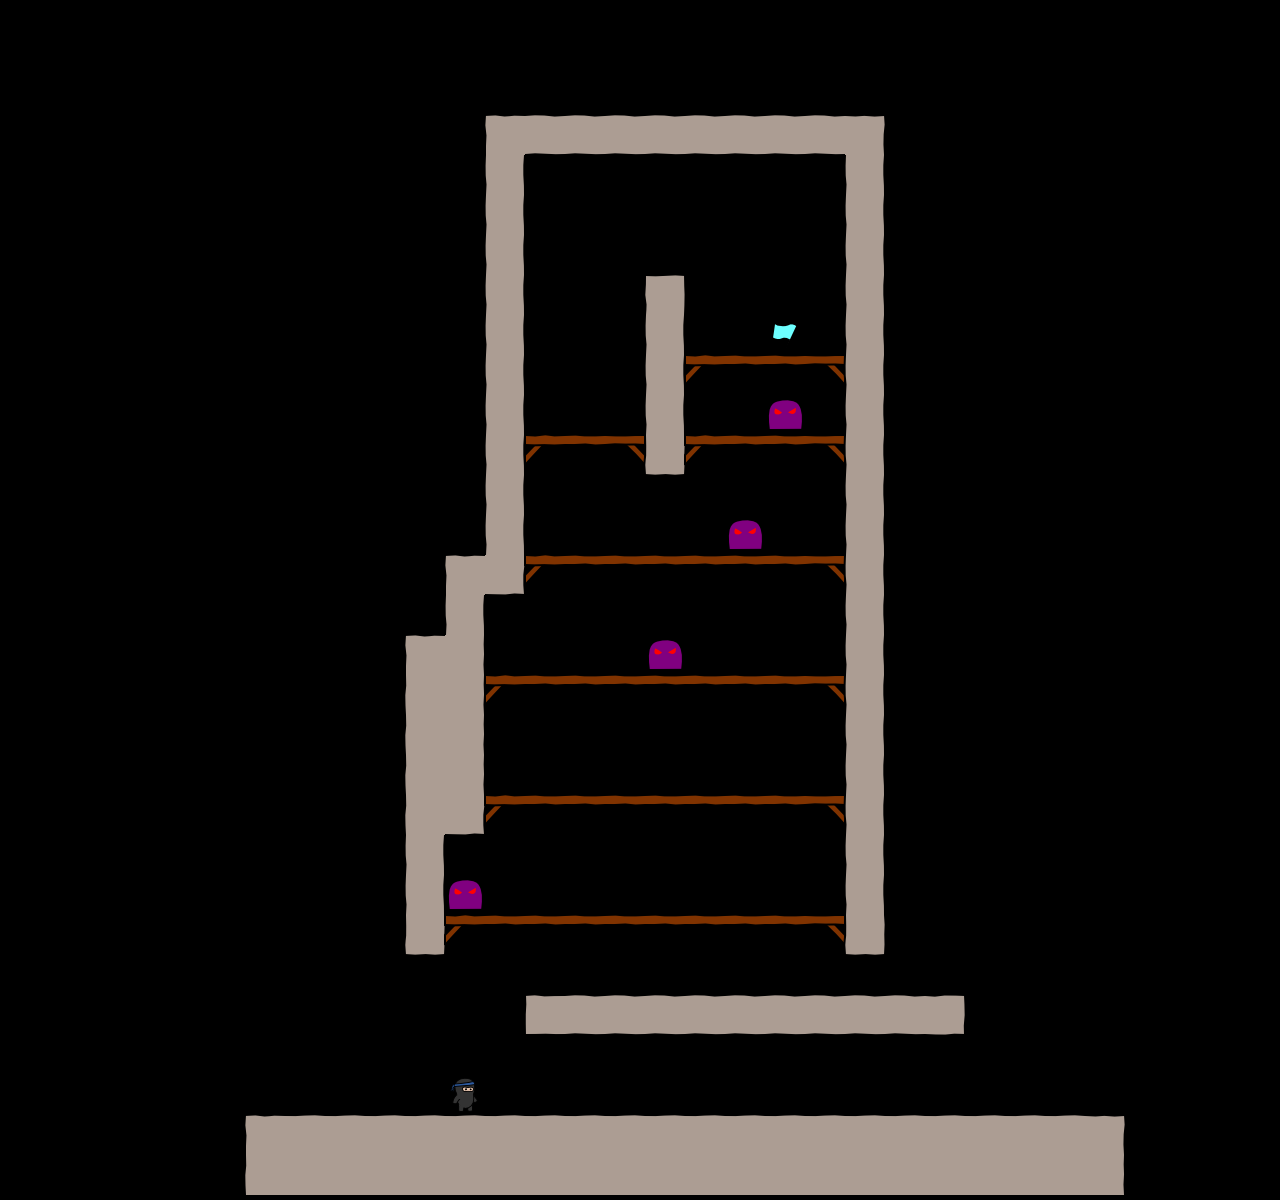

A level layout from a 2D game, rendered from its tile map. Below: a short description, then the map file with its tile-grid data intact:
An orthogonal 32x30 tile map with 40x40 px tiles, 1 tile layer (bg).

<map version="1.0" orientation="orthogonal" width="32" height="30" tilewidth="40" tileheight="40">
 <tileset firstgid="1" name="tiles6_gapped" tilewidth="50" tileheight="50">
  <image source="tiles6_gapped.png" width="300" height="500" />
 </tileset>
 <layer name="bg" width="32" height="30">
  <data encoding="csv">
0,0,0,0,0,0,0,0,0,0,0,0,0,0,0,0,0,0,0,0,0,0,0,0,0,0,0,0,0,0,0,0,
0,0,0,0,0,0,0,0,0,0,0,0,0,0,0,0,0,0,0,0,0,0,0,0,0,0,0,0,0,0,0,0,
0,0,0,0,0,0,0,0,0,0,0,0,0,0,0,0,0,0,0,0,0,0,0,0,0,0,0,0,0,0,0,0,
0,0,0,0,0,0,0,0,0,0,0,0,7,2,2,2,2,2,2,2,2,9,0,0,0,0,0,0,0,0,0,0,
0,0,0,0,0,0,0,0,0,0,0,0,16,0,0,0,0,0,0,0,0,16,0,0,0,0,0,0,0,0,0,0,
0,0,0,0,0,0,0,0,0,0,0,0,16,0,0,0,0,0,0,0,0,16,0,0,0,0,0,0,0,0,0,0,
0,0,0,0,0,0,0,0,0,0,0,0,16,0,0,0,0,0,0,0,0,16,0,0,0,0,0,0,0,0,0,0,
0,0,0,0,0,0,0,0,0,0,0,0,16,0,0,0,10,0,0,0,0,16,0,0,0,0,0,0,0,0,0,0,
0,0,0,0,0,0,0,0,0,0,0,0,16,0,0,0,16,0,0,48,0,16,0,0,0,0,0,0,0,0,0,0,
0,0,0,0,0,0,0,0,0,0,0,0,16,0,0,0,16,25,26,26,27,16,0,0,0,0,0,0,0,0,0,0,
0,0,0,0,0,0,0,0,0,0,0,0,16,0,0,0,16,0,0,50,0,16,0,0,0,0,0,0,0,0,0,0,
0,0,0,0,0,0,0,0,0,0,0,0,16,25,26,27,22,25,26,26,27,16,0,0,0,0,0,0,0,0,0,0,
0,0,0,0,0,0,0,0,0,0,0,0,16,0,0,0,0,0,0,0,0,16,0,0,0,0,0,0,0,0,0,0,
0,0,0,0,0,0,0,0,0,0,0,0,16,0,0,0,0,0,50,0,0,16,0,0,0,0,0,0,0,0,0,0,
0,0,0,0,0,0,0,0,0,0,0,7,21,25,26,26,26,26,26,26,27,16,0,0,0,0,0,0,0,0,0,0,
0,0,0,0,0,0,0,0,0,0,0,16,0,0,0,0,0,0,0,0,0,16,0,0,0,0,0,0,0,0,0,0,
0,0,0,0,0,0,0,0,0,0,7,15,0,0,0,0,50,0,0,0,0,16,0,0,0,0,0,0,0,0,0,0,
0,0,0,0,0,0,0,0,0,0,13,15,25,26,26,26,26,26,26,26,27,16,0,0,0,0,0,0,0,0,0,0,
0,0,0,0,0,0,0,0,0,0,13,15,0,0,0,0,0,0,0,0,0,16,0,0,0,0,0,0,0,0,0,0,
0,0,0,0,0,0,0,0,0,0,13,15,0,0,0,0,0,0,0,0,0,16,0,0,0,0,0,0,0,0,0,0,
0,0,0,0,0,0,0,0,0,0,13,21,25,26,26,26,26,26,26,26,27,16,0,0,0,0,0,0,0,0,0,0,
0,0,0,0,0,0,0,0,0,0,16,0,0,0,0,0,0,0,0,0,0,16,0,0,0,0,0,0,0,0,0,0,
0,0,0,0,0,0,0,0,0,0,16,50,0,0,0,0,0,0,0,0,0,16,0,0,0,0,0,0,0,0,0,0,
0,0,0,0,0,0,0,0,0,0,22,25,26,26,26,26,26,26,26,26,27,22,0,0,0,0,0,0,0,0,0,0,
0,0,0,0,0,0,0,0,0,0,0,0,0,0,0,0,0,0,0,0,0,0,0,0,0,0,0,0,0,0,0,0,
0,0,0,0,0,0,0,0,0,0,0,0,0,1,2,2,2,2,2,2,2,2,2,3,0,0,0,0,0,0,0,0,
0,0,0,0,0,0,0,0,0,0,0,0,0,0,0,0,0,0,0,0,0,0,0,0,0,0,0,0,0,0,0,0,
0,0,0,0,0,0,0,0,0,0,0,47,0,0,0,0,0,0,0,0,0,0,0,0,0,0,0,0,0,0,0,0,
0,0,0,0,0,0,7,8,8,8,8,8,8,8,8,8,8,8,8,8,8,8,8,8,8,8,8,9,0,0,0,0,
0,0,0,0,0,0,13,14,14,14,14,14,14,14,14,14,14,14,14,14,14,14,14,14,14,14,14,15,0,0,0,0
</data>
 </layer>
</map>
